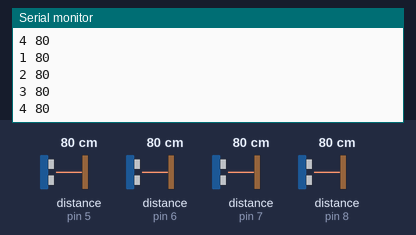
Bench run of a sketch on a simulated Arduino Uno, built with avr-gcc and run on an emulated ATmega328P. Shown: the last lines printed to the serial monitor. The test bench sets the inputs (shaded band); at power-on: distance to the obstacle (sensors on pin 5, pin 6, pin 7, pin 8) 80 cm.

Above: at 1.3 s.
1.4 s: distance to the obstacle (sensor on pin 5) set to 2 cm
2.9 s: distance to the obstacle (sensor on pin 6) set to 2 cm
At 3.44 s:
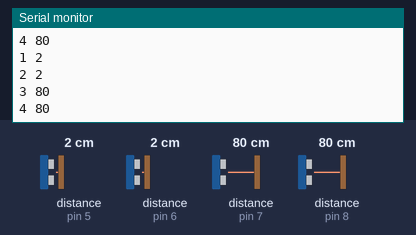
4.4 s: distance to the obstacle (sensor on pin 7) set to 2 cm
At 4.97 s:
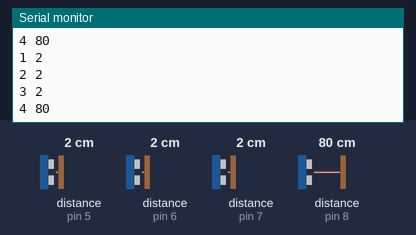
5.9 s: distance to the obstacle (sensor on pin 8) set to 2 cm
At 6.5 s:
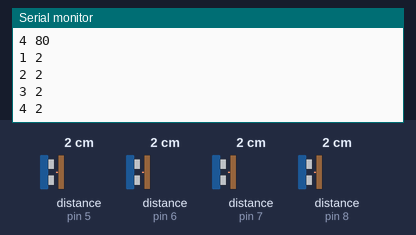
7.4 s: distance to the obstacle (sensor on pin 5) set to 4 cm
8.9 s: distance to the obstacle (sensor on pin 6) set to 4 cm
At 9.52 s:
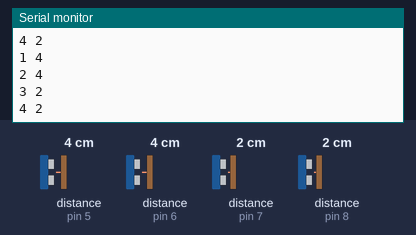
Timing chart, 0 to 11.4 s (numbered marks = the images above; inputs shaded):
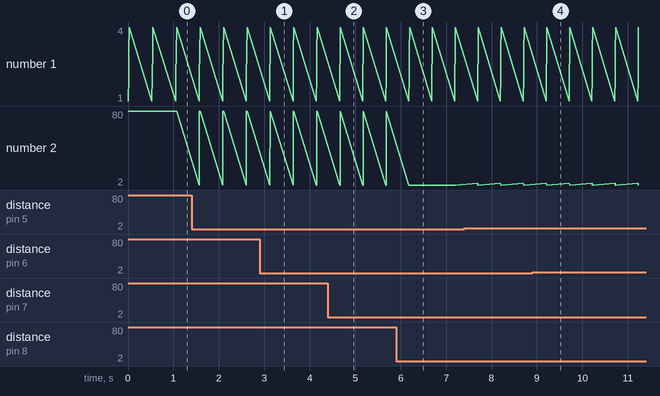

The sketch:

ultrasonic_ranger.ino
```cpp
#include <Wire.h>
#include "Ultrasonic.h"

#define RANGE_SENSORS 4

struct RangeSensor{
  int id;
  int port;
};

struct RangeSensor range_sensors[RANGE_SENSORS];

void initialize_range_sensor(int idx, int id, int port) {
  range_sensors[idx].id = id;
  range_sensors[idx].port = port;
}

void setup() {
  initialize_range_sensor(0, 1, 5);
  initialize_range_sensor(1, 2, 6);
  initialize_range_sensor(2, 3, 7);
  initialize_range_sensor(3, 4, 8);
  Serial.begin(9600);
}

void loop() {
  for(int i=0; i<RANGE_SENSORS; i++) {
    Ultrasonic ultrasonic(range_sensors[i].port);
    int centimeters = ultrasonic.MeasureInCentimeters();
    Serial.print(range_sensors[i].id);
    Serial.print(" ");
    Serial.println(centimeters);
  }
  delay(500);
}
```

Measured:
- after the input at 2.9 s, the serial monitor: prints a new line after 0.22 s (image 1)
- after the input at 4.4 s, the serial monitor: prints a new line after 0.27 s (image 2)
- after the input at 5.9 s, the serial monitor: prints a new line after 0.30 s (image 3)
- after the input at 8.9 s, the serial monitor: prints a new line after 0.31 s (image 4)
